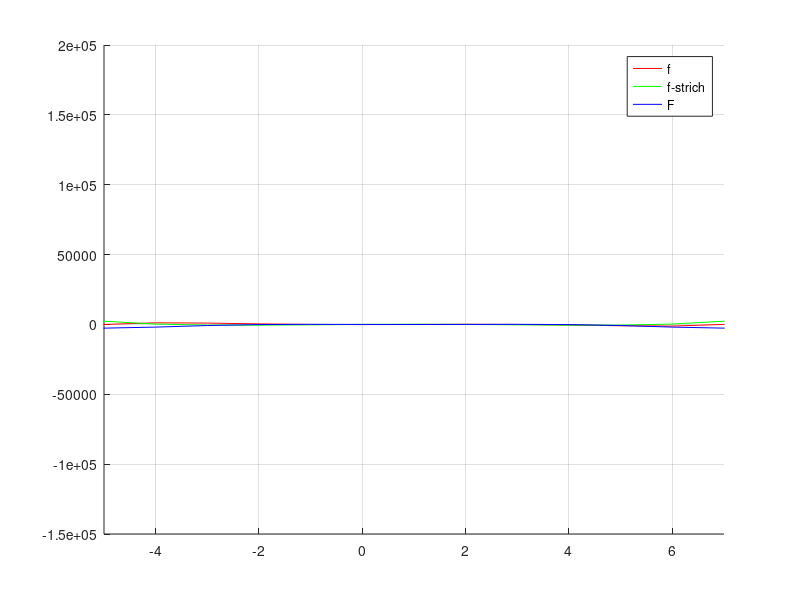
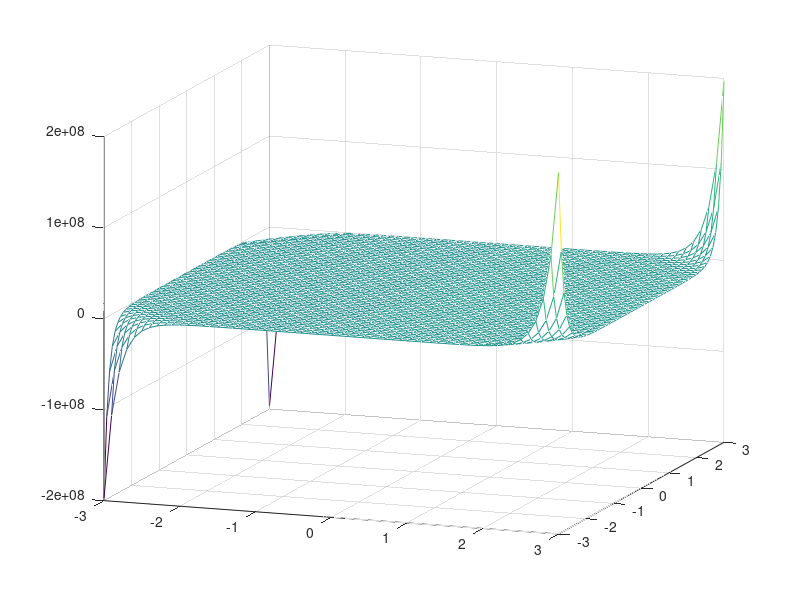

Write MATLAB code to recreate these figures, in order.
clear;
clc;
x=-10:1:10;
p=[1 -5 -30 110 29 -105];
p_strich=polyder(p);
p_stamm=polyint(p);
y=polyval(p,x);
y_strich=polyval(p_strich,x);
y_stamm=polyval(p_stamm,x);
x0=roots(p);
hold on;
figure(1);
plot(x,y,'r');
plot(x,y_strich,'g');
plot(x,y_stamm,'b');
legend('f','f-strich','F');
xlim([min(x0) max(x0)]);
grid;
hold off;
x=-3:1:3;
y=-3:1:3;
[x,y] = meshgrid(-3:0.1:3);
x_alternativ=-x;
y_alternativ=-y;
z=x.*exp((x_alternativ.^2)+(y_alternativ.^2));
figure(2);
mesh(x,y,z);
view(20,15);